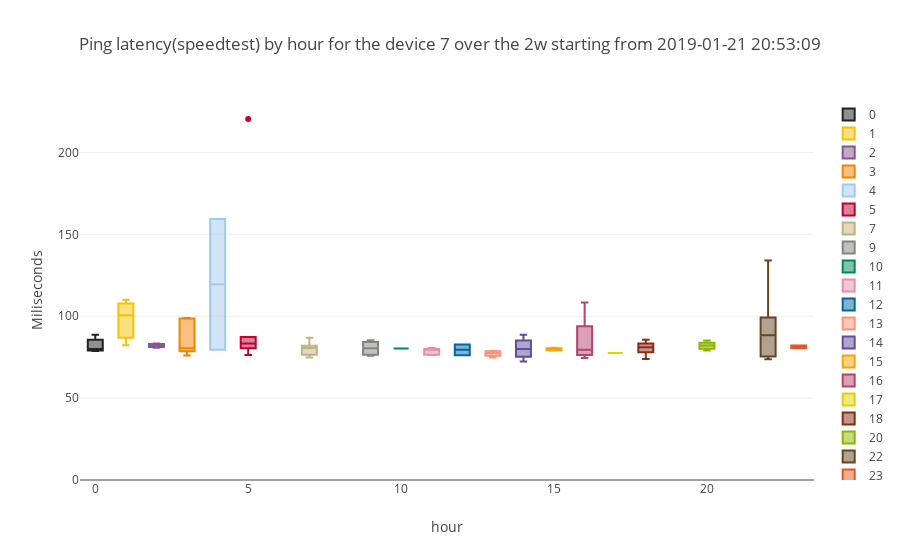

The notebook cell this image was saved under:
### Code cell
device_number=7
subset=ping_speedtest_dataframe[ping_speedtest_dataframe["SK_PI"]==device_number]
simple_boxplot(dataframe=subset,plot_value='PING',sort_value='hour',
               title="Ping latency(speedtest) by hour for the device "+str(device_number)+" over the "+time_interval+" starting from "+starting_point,
               ytitle="Miliseconds")

### Figure 1 — Plotly figure (JSON) as saved in the notebook; plotly's stock layout.template omitted (floating-point values rounded to 4 significant figures)
{"data": [{"marker": {"color": "222222"}, "name": 0, "type": "box", "y": [88.72, 78.78, 84.63, 79.17, 80.02]}, {"marker": {"color": "F3C300"}, "name": 1, "type": "box", "y": [82.28, 100.6, 110.1]}, {"marker": {"color": "875692"}, "name": 2, "type": "box", "y": [82.28, 83.29, 80.76]}, {"marker": {"color": "F38400"}, "name": 3, "type": "box", "y": [79.52, 76.08, 98.62, 80.4, 98.86]}, {"marker": {"color": "A1CAF1"}, "name": 4, "type": "box", "y": [159.4, 79.58]}, {"marker": {"color": "BE0032"}, "name": 5, "type": "box", "y": [76.34, 80.44, 87.31, 220.4, 84.57, 82.26]}, {"marker": {"color": "C2B280"}, "name": 7, "type": "box", "y": [81.36, 77.55, 74.81, 76.12, 80.64, 86.9, 82.18]}, {"marker": {"color": "848482"}, "name": 9, "type": "box", "y": [85.36, 84.31, 75.86, 80.88, 76.44, 79.87]}, {"marker": {"color": "008856"}, "name": 10, "type": "box", "y": [80.35]}, {"marker": {"color": "E68FAC"}, "name": 11, "type": "box", "y": [80.11, 76.34, 76.49, 80.56, 79.86, 79.72]}, {"marker": {"color": "0067A5"}, "name": 12, "type": "box", "y": [82.78, 76.22]}, {"marker": {"color": "F99379"}, "name": 13, "type": "box", "y": [78.73, 76.86, 74.75, 78.38]}, {"marker": {"color": "604E97"}, "name": 14, "type": "box", "y": [78.22, 81.63, 72.28, 88.73]}, {"marker": {"color": "F6A600"}, "name": 15, "type": "box", "y": [79.07, 80.69, 79.85]}, {"marker": {"color": "B3446C"}, "name": 16, "type": "box", "y": [89.03, 74.43, 76.9, 79.57, 108.4]}, {"marker": {"color": "DCD300"}, "name": 17, "type": "box", "y": [77.53]}, {"marker": {"color": "882D17"}, "name": 18, "type": "box", "y": [79.43, 81.79, 73.94, 81.03, 77.44, 85.67, 83.9]}, {"marker": {"color": "8DB600"}, "name": 20, "type": "box", "y": [83.72, 80.48, 79.01, 83.73, 85.11, 80.21]}, {"marker": {"color": "654522"}, "name": 22, "type": "box", "y": [134.0, 76.88, 73.66, 100.2, 88.45, 96.18, 75.0]}, {"marker": {"color": "E25822"}, "name": 23, "type": "box", "y": [82.15, 80.52]}], "layout": {"title": "Ping latency(speedtest) by hour for the device 7 over the 2w starting from 2019-01-21 20:53:09", "xaxis": {"title": "hour"}, "yaxis": {"rangemode": "tozero", "title": "Miliseconds"}}}
